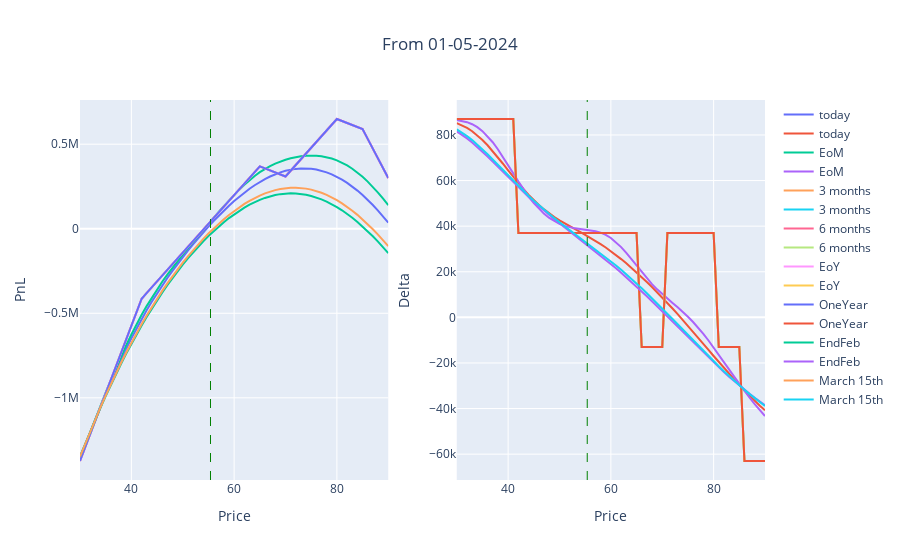

Notebook code for this chart:
### Code cell
title = 'From ' + forward_date

fig = make_subplots(rows=1, cols=2)
for i in range(0,len(fig_d.data)):
    fig.add_trace(fig_p.data[i], row=1, col=1)
    fig.add_trace(fig_d.data[i], row=1, col=2)

fig.update_layout(title={'text': title,'x': 0.5,'xanchor': 'center'})

fig.update_xaxes(title_text="Price", row=1, col=1)
fig.update_yaxes(title_text="PnL", row=1, col=1)
fig.update_xaxes(title_text="Price", row=1, col=2)
fig.update_yaxes(title_text="Delta", row=1, col=2)

fig.add_vline(x=current_spot, line_width=1, line_dash="dash", line_color="green")

fig.show()
